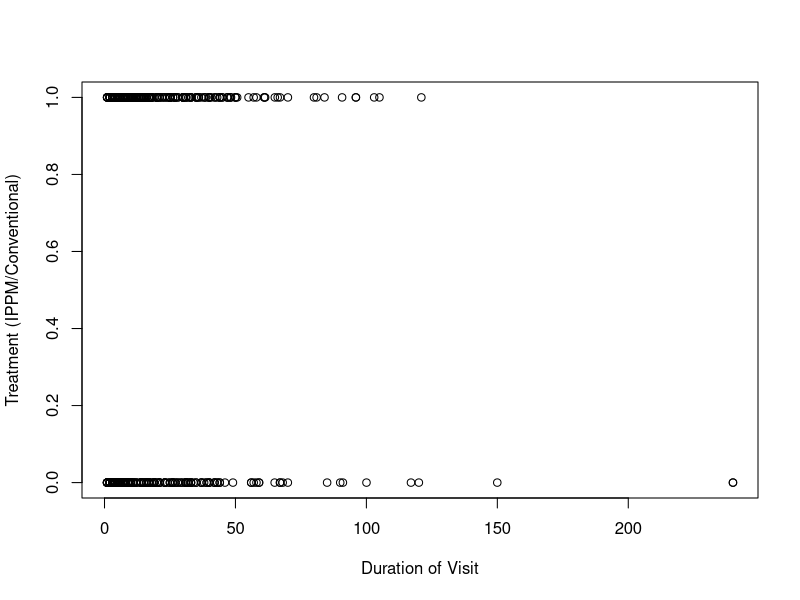
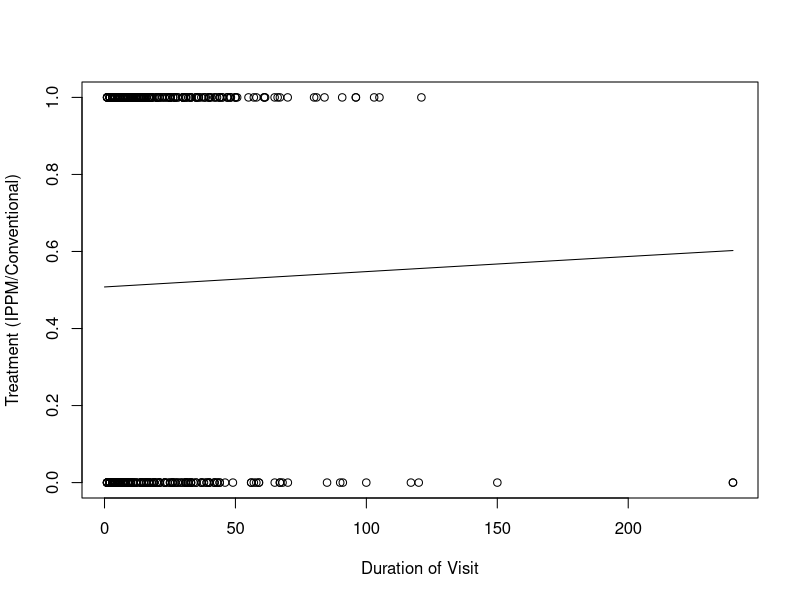
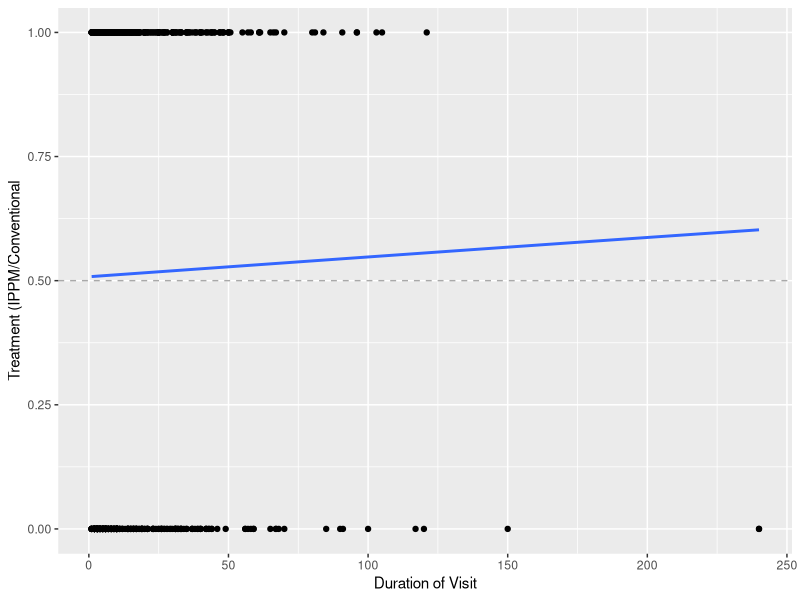

Reproduce these figures in R, in order.
library(readr)
library(tidyverse)
library(car)

#Uploading/subsetting
Pollinator<- read_csv("1_Original_file_Breh/Pollinator_Obs_Data_24_ENT_6702.csv")
View(Pollinator)
str(Pollinator)

#Subset for post-application
subset_pollinator<-subset(Pollinator, Application=="Post")
summary(subset_pollinator)
str(subset_pollinator)

#Change treatment names to binomial integers
subset_pollinator$Treatment<-ifelse(subset_pollinator$Treatment=="Conventional",1,0)
subset_pollinator <- subset_pollinator %>%
  mutate(Treatment = as.integer(Treatment))

#Plot
plot(Treatment~jitter(Duration_of_visit,2), data=subset_pollinator, ylab="Treatment (IPPM/Conventional)", xlab="Duration of Visit")

#Fit Model 
fit <- glm(Treatment~Duration_of_visit,data=subset_pollinator,family=binomial(link=logit))
summary(fit)

#Assess fit 
plot(Treatment~jitter(Duration_of_visit,2), data=subset_pollinator, ylab="Treatment (IPPM/Conventional)", xlab="Duration of Visit")
new_data <- as.data.frame(seq(0,240,4)) 
colnames(new_data) <- "Duration_of_visit"
lines(new_data$Duration_of_visit,predict(fit,newdata=new_data,type="response"))

#Make Pretty
ggplot(subset_pollinator, aes(x=Duration_of_visit, y=Treatment))+
  geom_jitter(height=0)+
  xlab("Duration of Visit")+
  ylab("Treatment (IPPM/Conventional")+
  geom_smooth(method="glm", method.args=list(family="binomial"), se=FALSE)+
  geom_hline(data=data.frame(c(0.50)), aes(yintercept=c(0.50)), color="darkgray", linetype="dashed")
